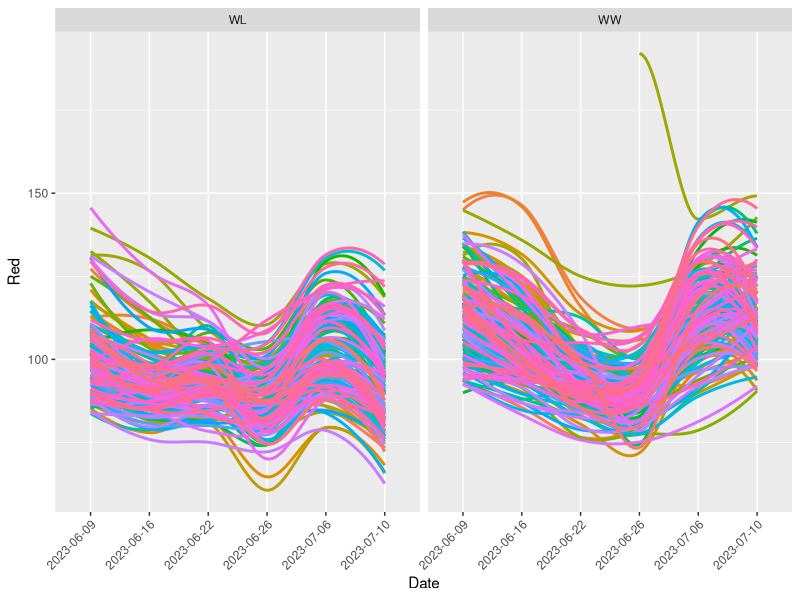
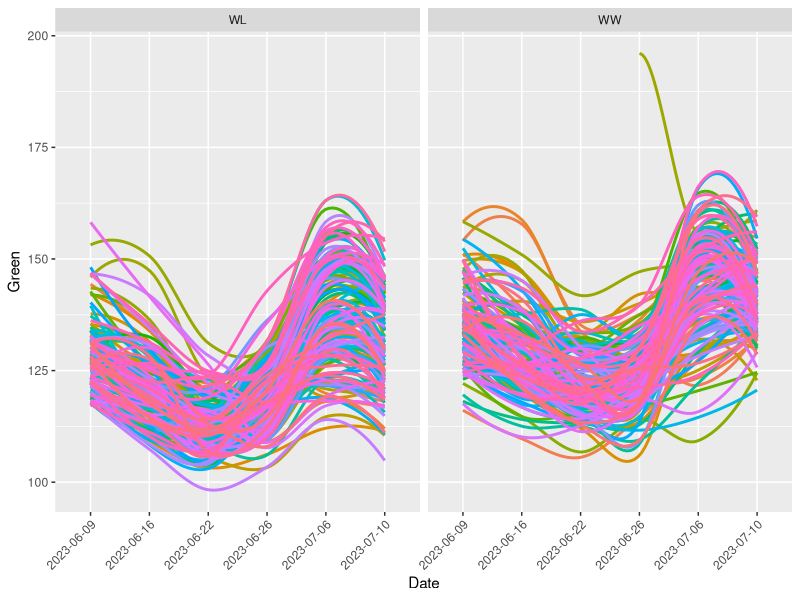
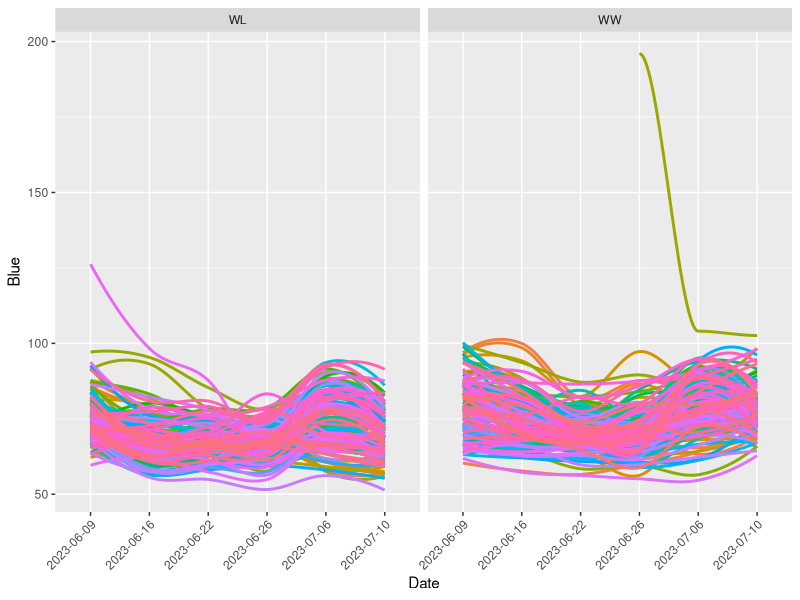
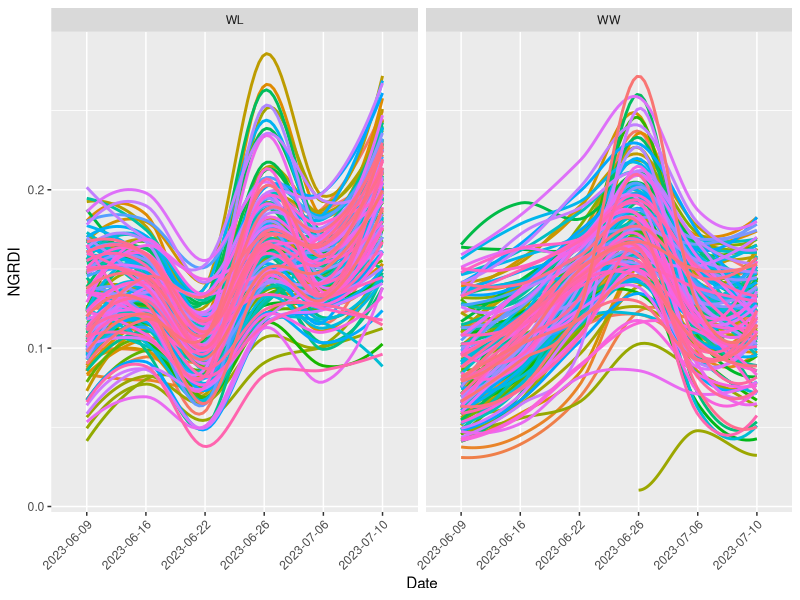
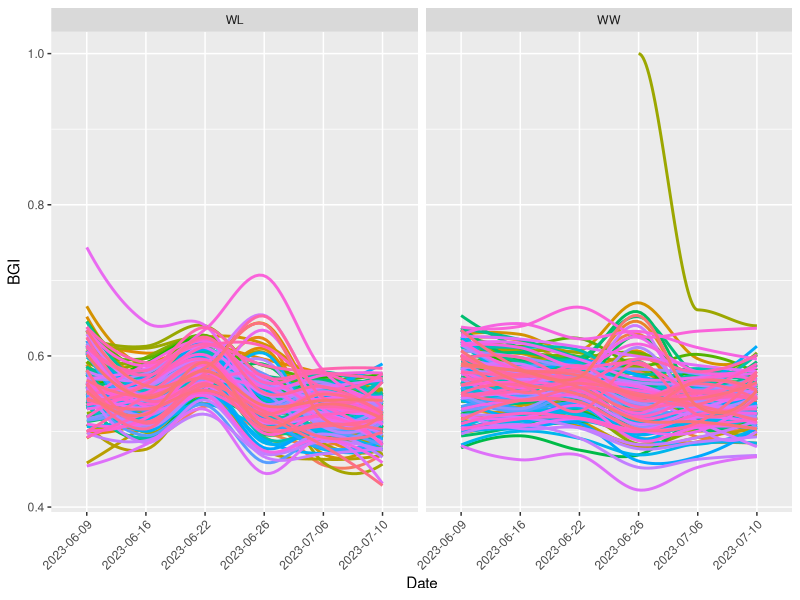
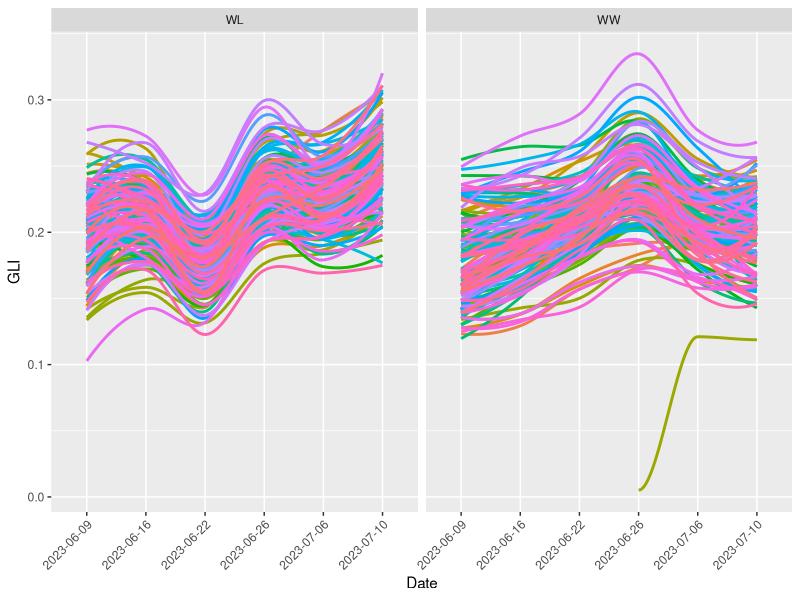
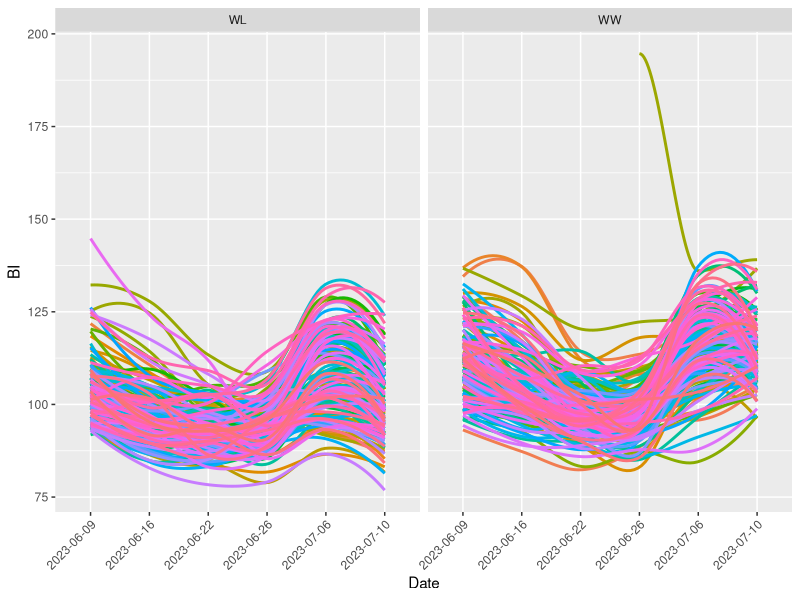
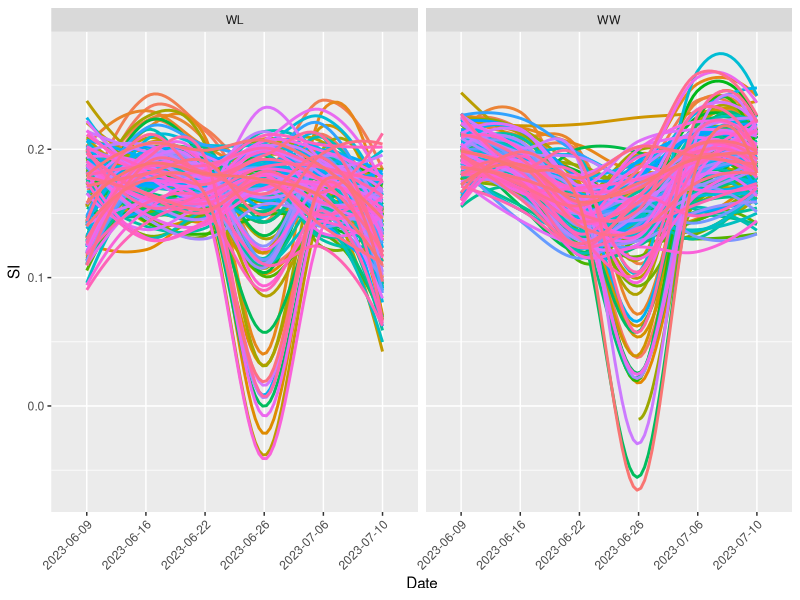

Reproduce these figures in R, in order.
## ---- chunk 1
# Load the ggplot2 library
library(ggplot2)
library(dplyr)

df <- read.csv("F120_beans_2023_fieldbook.csv")

# Drop NA values from the data frame 'df'
df <- df %>% filter(!is.na(date), !is.na(objArea), !is.na(genotype), !is.na(treatment))

# Define the y variables to iterate through
y_vars <- c("Red", "Green", "Blue", "NGRDI", "BGI", "GLI", "BI", "SI", "VARI", "objArea")

# Iterate through the y variables and create a separate plot for each one
for (y_var in y_vars) {
  # Create the plot
  p <- ggplot(df, aes(x = date, y = !!sym(y_var), group = interaction(genotype, treatment), color = genotype)) +
    geom_smooth(se=FALSE, formula=y~x, fill=NA) +
    labs(x = "Date", y = y_var) +
    theme(legend.position = "none", axis.text.x = element_text(angle = 45, hjust = 1)) + #, panel.background = element_rect(fill = "transparent")) +
    facet_wrap(~ treatment) #, ncol = 2)
  
  # Save the plot to a file
  ggsave(paste0(y_var, "_lowess_plot.png"), plot = p)
}
## ---- chunk 2

